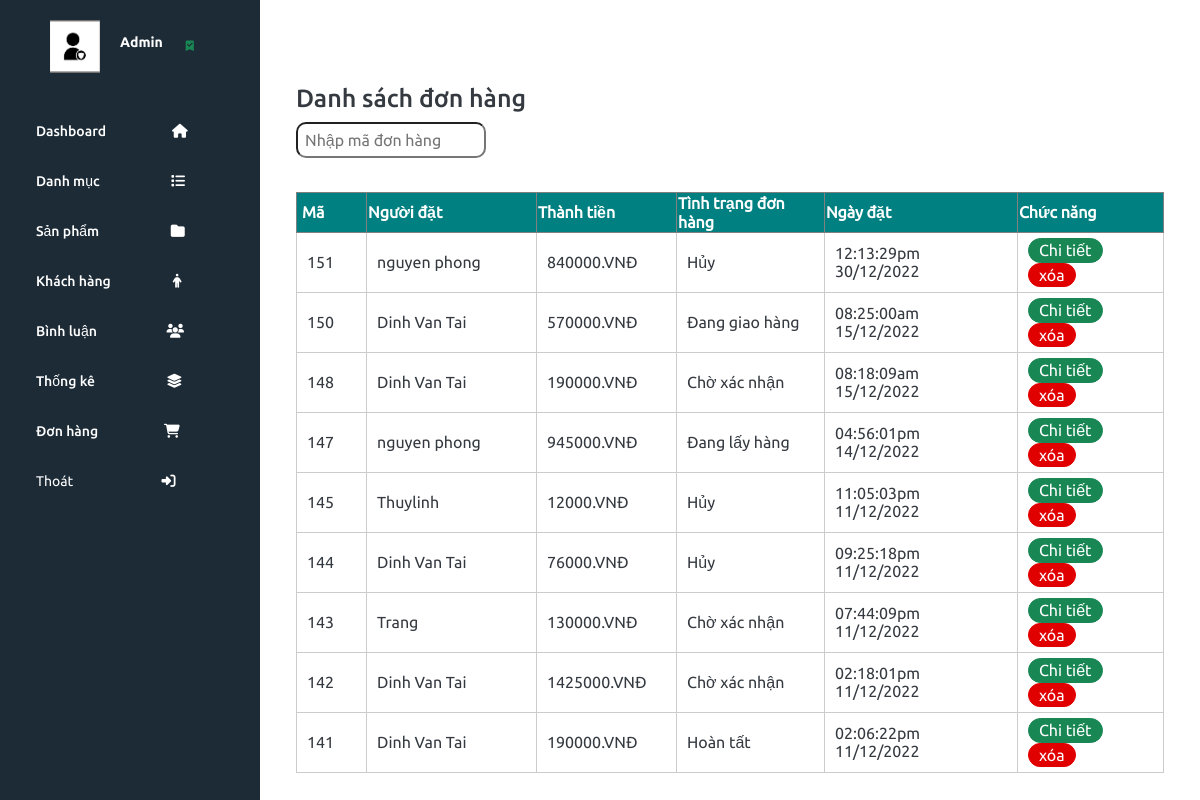
/admin/index.php?act=listbill, run on the app's committed database.
### tables this page shows
CREATE TABLE `bill` (
  `id` int(10) NOT NULL,
  `iduser` int(10) DEFAULT 0,
  `bill_name` varchar(255) NOT NULL,
  `bill_address` varchar(255) NOT NULL,
  `bill_tel` varchar(50) NOT NULL,
  `bill_email` varchar(100) NOT NULL,
  `bill_pttt` tinyint(1) NOT NULL DEFAULT 1 COMMENT '1. Thanh toán trực tiếp\r\n2. Chuyển khoản\r\n',
  `ngaydathang` varchar(50) NOT NULL,
  `total` int(10) NOT NULL DEFAULT 0,
  `bill_status` tinyint(1) NOT NULL DEFAULT 0 COMMENT '0.Chờ xác nhận\r\n1.Đang lấy hàng\r\n2.Đang giao hàng\r\n3.Đã giao hàng\r\n4.Hoàn tất\r\n5.Hủy',
  `receive_name` varchar(255) DEFAULT NULL,
  `receive_address` varchar(255) DEFAULT NULL,
  `receive_tel` varchar(50) DEFAULT NULL
);

### model/pdo.php (called while the page is built, shortened)
<?php
function pdo_get_connection()
{
    $dburl = "mysql:host=localhost;dbname=da1-greenshop;charset=utf8";
    $username = 'root';
    $password = '';
    $conn = new PDO($dburl, $username, $password);
    $conn->setAttribute(PDO::ATTR_ERRMODE, PDO::ERRMODE_EXCEPTION);
    return $conn;
}
function pdo_query($sql)
{
    $sql_args = array_slice(func_get_args(), 1);
    try {
        $conn = pdo_get_connection();
        $stmt = $conn->prepare($sql);
        $stmt->execute($sql_args);
        $rows = $stmt->fetchAll();
        return $rows;
    } catch (PDOException $e) {
        throw $e;
    } finally {
        unset($conn);
    }
}

### model/cart.php (called while the page is built, shortened)
<?php
function loadall_bill($kyw = "", $iduser = 0)
{
    $sql = "select * from bill where 1";
    $sql .= " order by id desc";
    $listbill = pdo_query($sql);
    return $listbill;
}
function get_ttdh($n)
{
    switch ($n) {
        case '0':
            $tt = "Chờ xác nhận";
            break;
        case '1':
            $tt = "Đang lấy hàng";
            break;
        case '2':
            $tt = "Đang giao hàng";
            break;
        case '4':
            $tt = "Hoàn tất";
            break;
        case '5':
            $tt = "Hủy";
            break;
    }
    return $tt;
}

### admin/bill/listbill.php (the view, shortened to what this page needs)
<div class="row mb">
    <div class="mr">
        <div class="row mb">
            <h3>Danh sách đơn hàng</h3>
            <form action="index.php?act=listbill" method="post">
                <input style="width: 190px;padding:7px;border-radius: 10px;" type="text" name="kyw" placeholder="Nhập mã đơn hàng">
            </form>
            <br>
            <div class=" boxcontent cart">
                <br>
                <table class="formloai">
                    <tr style="background-color: teal;color:white;">
                        <th style="width: 70px;padding: 5px;border:1px solid gray;">Mã</th>
                        <th style="width: 170px;border:1px solid gray;">Người đặt</th>
                        <th style="width: 140px;border:1px solid gray;">Thành tiền</th>
                        <th style="border:1px solid gray;">Tình trạng đơn hàng</th>
                        <th style="border:1px solid gray;">Ngày đặt</th>
                        <th style="border:1px solid gray;">Chức năng</th>
                    </tr>
                    <form action="index.php?act=capnhattt" method="post" enctype="multipart/form-data">
                        <?php
                        foreach ($listbill as $bill) {
                            extract($bill);
                            $xoabill = "index.php?act=xoabill&id=" . $id;
                            $kh = $bill["bill_name"];
                            $status = get_ttdh($bill["bill_status"]);
                            $billct = "index.php?act=billct&id=" . $id;
                            echo '
                        <tr>
                                      <td>' . $bill['id'] . '</td>
                                      <td>' . $kh . '</td>
                                      <td>' . $bill["total"] . '.VNĐ</td>
                                      <td>' . $status . '</td>
                                      <td>' . $bill["ngaydathang"] . '</td>
                                      <td><a href="' . $billct . '"><input style="border-radius:50px;padding:2px 10px;background-color:#198754;border:1px solid #198754;color:white;" type="button" value="Chi tiết"></a> <a  href="' . $xoabill . '"> <input style="border-radius:50px;padding:2px 10px;background-color:#E10000;border:1px solid #E10000;color:white;" type="button"  onclick="return abc()" value="xóa"></a> </td>
                                      </form>
                        </tr>';
                        }
                        ?>
                </table>
            </div>
        </div>
    </div>
</div>

### admin/assets/css/admin.css (style rules this page uses)
.formloai { width: 100%; border-collapse: collapse; }
.formloai td { padding: 5px 10px; border: 1px #ccc solid; }

### data on the page
bill: id "151", bill_name "nguyen phong", total "840000", bill_status "Hủy", ngaydathang "12:13:29pm 30/12/2022"
bill: id "150", bill_name "Dinh Van Tai", total "570000", bill_status "Đang giao hàng", ngaydathang "08:25:00am 15/12/2022"
bill: id "148", bill_name "Dinh Van Tai", total "190000", bill_status "Chờ xác nhận", ngaydathang "08:18:09am 15/12/2022"
bill: id "147", bill_name "nguyen phong", total "945000", bill_status "Đang lấy hàng", ngaydathang "04:56:01pm 14/12/2022"
bill: id "145", bill_name "Thuylinh", total "12000", bill_status "Hủy", ngaydathang "11:05:03pm 11/12/2022"
bill: id "144", bill_name "Dinh Van Tai", total "76000", bill_status "Hủy", ngaydathang "09:25:18pm 11/12/2022"
bill: id "143", bill_name "Trang", total "130000", bill_status "Chờ xác nhận", ngaydathang "07:44:09pm 11/12/2022"
bill: id "142", bill_name "Dinh Van Tai", total "1425000", bill_status "Chờ xác nhận", ngaydathang "02:18:01pm 11/12/2022"
bill: id "141", bill_name "Dinh Van Tai", total "190000", bill_status "Hoàn tất", ngaydathang "02:06:22pm 11/12/2022"
